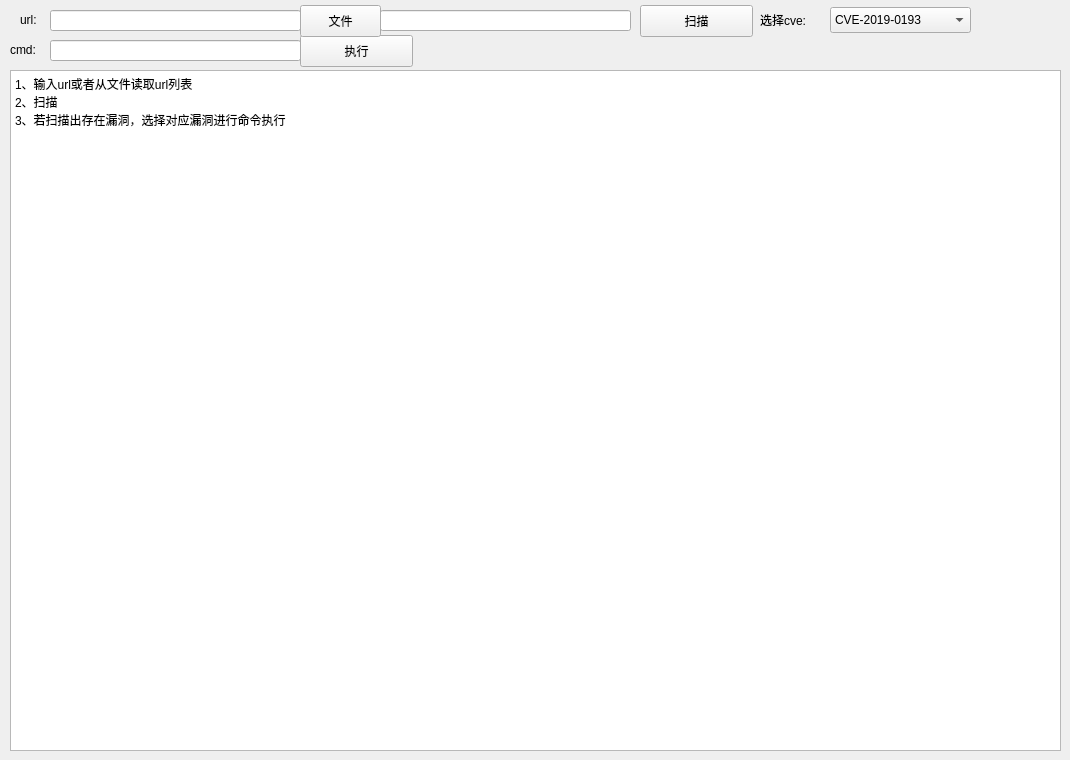
    <widget class="QWidget" name="tab_12">
     <attribute name="title">
      <string>apache</string>
     </attribute>
     <widget class="QLabel" name="label_55">
      <property name="geometry">
       <rect>
        <x>20</x>
        <y>12</y>
        <width>60</width>
        <height>16</height>
       </rect>
      </property>
      <property name="text">
       <string>url:</string>
      </property>
     </widget>
     <widget class="QLineEdit" name="lineEdit_apache_url">
      <property name="geometry">
       <rect>
        <x>50</x>
        <y>10</y>
        <width>251</width>
        <height>21</height>
       </rect>
      </property>
     </widget>
     <widget class="QLabel" name="label_59">
      <property name="geometry">
       <rect>
        <x>10</x>
        <y>42</y>
        <width>60</width>
        <height>16</height>
       </rect>
      </property>
      <property name="text">
       <string>cmd:</string>
      </property>
     </widget>
     <widget class="QLineEdit" name="lineEdit_apache_cmd">
      <property name="geometry">
       <rect>
        <x>50</x>
        <y>40</y>
        <width>251</width>
        <height>21</height>
       </rect>
      </property>
     </widget>
     <widget class="QComboBox" name="comboBox_apache_cve">
      <property name="geometry">
       <rect>
        <x>830</x>
        <y>7</y>
        <width>141</width>
        <height>26</height>
       </rect>
      </property>
      <item>
       <property name="text">
        <string>CVE-2019-0193</string>
       </property>
      </item>
     </widget>
     <widget class="QLabel" name="label_60">
      <property name="geometry">
       <rect>
        <x>760</x>
        <y>12</y>
        <width>60</width>
        <height>16</height>
       </rect>
      </property>
      <property name="text">
       <string>选择cve:</string>
      </property>
     </widget>
     <widget class="QPushButton" name="pushButton_apache_scan">
      <property name="geometry">
       <rect>
        <x>640</x>
        <y>5</y>
        <width>113</width>
        <height>32</height>
       </rect>
      </property>
      <property name="text">
       <string>扫描</string>
      </property>
     </widget>
     <widget class="QPushButton" name="pushButton_apache_exe">
      <property name="geometry">
       <rect>
        <x>300</x>
        <y>35</y>
        <width>113</width>
        <height>32</height>
       </rect>
      </property>
      <property name="text">
       <string>执行</string>
      </property>
     </widget>
     <widget class="QPlainTextEdit" name="plainTextEdit_apache_result">
      <property name="geometry">
       <rect>
        <x>10</x>
        <y>70</y>
        <width>1051</width>
        <height>681</height>
       </rect>
      </property>
      <property name="readOnly">
       <bool>true</bool>
      </property>
      <property name="plainText">
       <string>1、输入url或者从文件读取url列表
2、扫描
3、若扫描出存在漏洞，选择对应漏洞进行命令执行</string>
      </property>
     </widget>
     <widget class="QLineEdit" name="lineEdit_apache_urllist">
      <property name="geometry">
       <rect>
        <x>380</x>
        <y>10</y>
        <width>251</width>
        <height>21</height>
       </rect>
      </property>
     </widget>
     <widget class="QPushButton" name="pushButton_apache_selectfile">
      <property name="geometry">
       <rect>
        <x>300</x>
        <y>5</y>
        <width>81</width>
        <height>32</height>
       </rect>
      </property>
      <property name="text">
       <string>文件</string>
      </property>
     </widget>
    </widget>
